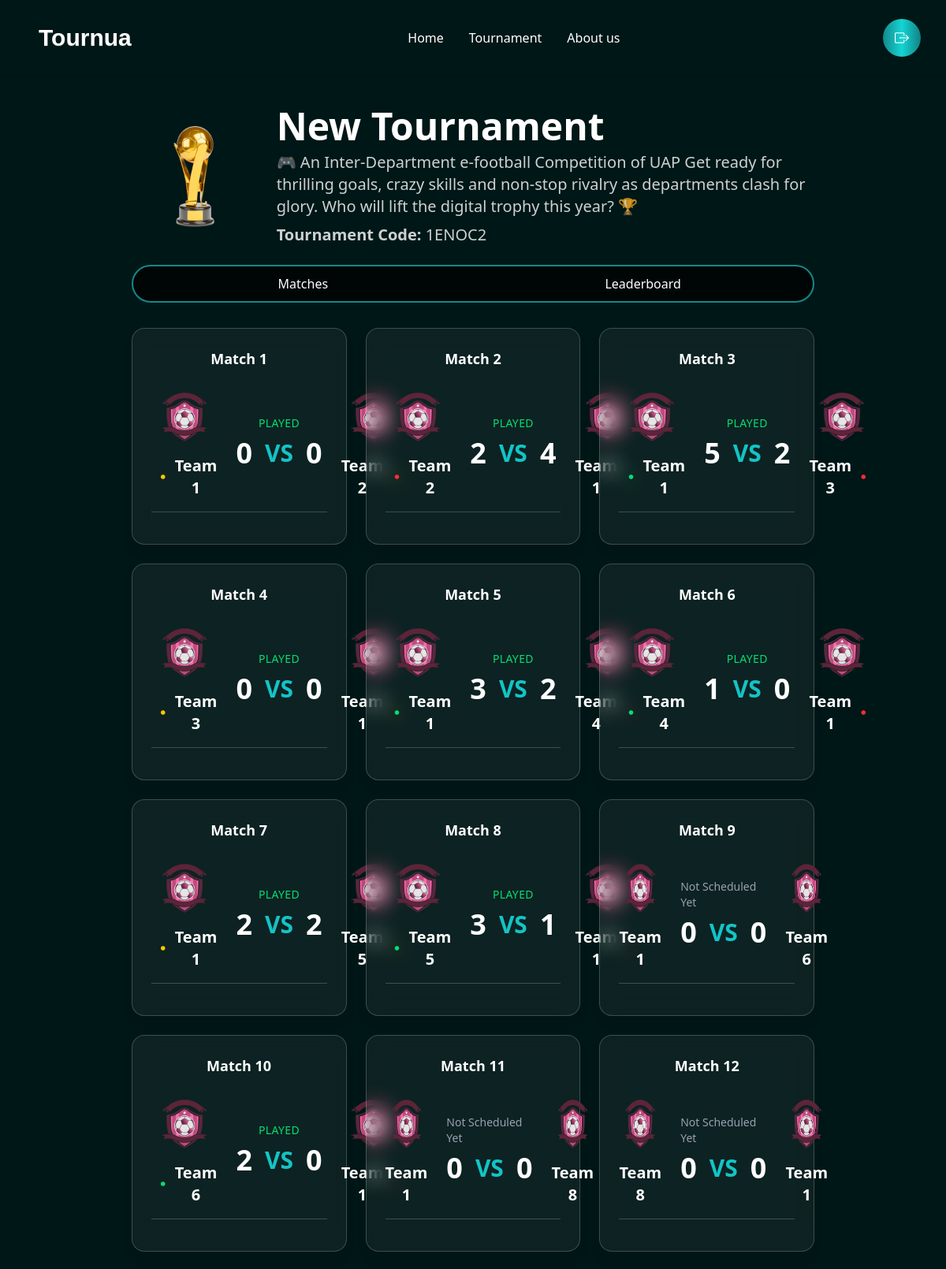
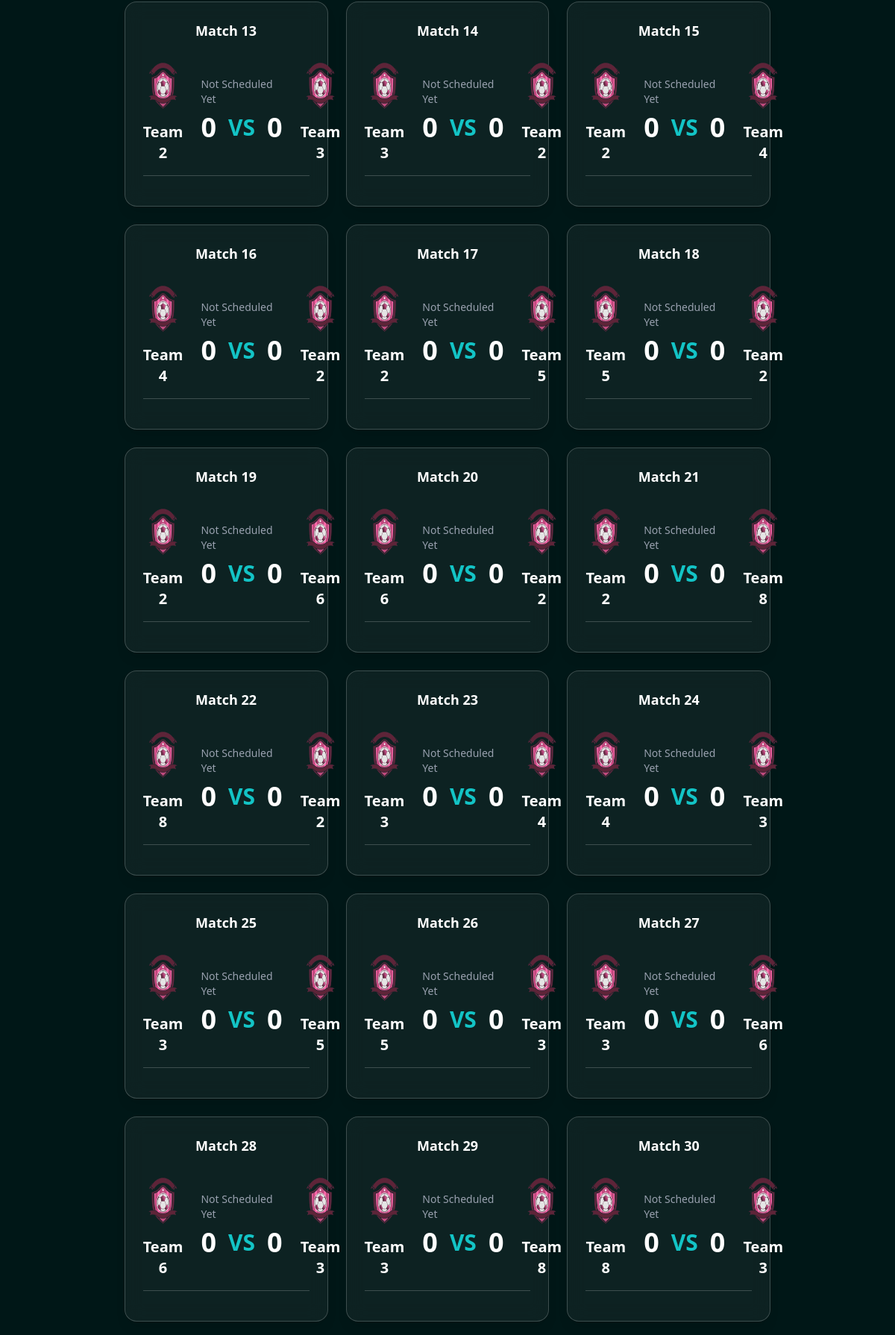
Page /Tournua/tournament/16 (upper part) on the committed database (2 pictures, top to bottom).
### tournua/models.py (models this page shows, shortened)
class Tournament(models.Model):
    user = models.ForeignKey(UserAccount, on_delete=models.CASCADE, related_name="tournaments")
    code = models.CharField(max_length=8, unique=True, editable=False)
    name = models.CharField(max_length=200)
    description = models.TextField(blank=True)
    trophy = models.ImageField(upload_to="trophies/", blank=True, null=True)
    tournament_type = models.CharField(max_length=50, choices=[("online", "Online"), ("offline", "Offline")])
    player_type = models.CharField(max_length=50, choices=[("single", "Single"), ("team", "Team")])
    format = models.CharField(max_length=50, choices=[("Knockout", "Knockout"), ("League", "League")])
    num_groups = models.IntegerField(default=2)
    teams_per_group = models.IntegerField(default=4)
    created_at = models.DateTimeField(auto_now_add=True)
    participants = models.ManyToManyField(UserAccount, related_name="joined_tournaments", blank=True)

class Match(models.Model):
    tournament = models.ForeignKey(Tournament, on_delete=models.CASCADE, related_name="matches")
    team1 = models.ForeignKey(Team, on_delete=models.CASCADE, related_name="team1_matches")
    team2 = models.ForeignKey(Team, on_delete=models.CASCADE, related_name="team2_matches")
    match_date = models.DateTimeField(blank=True, null=True)  # optional
    team1_score = models.IntegerField(default=0)
    team2_score = models.IntegerField(default=0)
    played = models.BooleanField(default=False)
    created_at = models.DateTimeField(auto_now_add=True)

class Team(models.Model):
    tournament = models.ForeignKey(Tournament, on_delete=models.CASCADE, related_name="teams")
    name = models.CharField(max_length=200)
    logo = models.ImageField(upload_to="team_logos/", blank=True, null=True)

### tournua/views.py (the view)
# urls.py: path("tournament/<int:tournament_id>", views.tournament_view, name="viewTournament"),
def tournament_view(request, tournament_id):
    user = None
    user_id = request.session.get("user_id")
    if user_id:
        try:
            user = UserAccount.objects.get(id=user_id)
        except UserAccount.DoesNotExist:
            user = None
    tournament = get_object_or_404(Tournament, id=tournament_id)
    matches = Match.objects.filter(tournament=tournament).select_related('team1', 'team2').order_by('created_at')
    is_creator = user and tournament.user == user
    context = {
        'tournament': tournament,
        'matches': matches,
        'user': user,
        'is_creator': is_creator
    }
    return render(request, 'view.html', context)

### template/view.html (shortened to what this page needs)
{% load static %}
<!DOCTYPE html>
<html lang="en">
<head>
<link href="https://cdn.jsdelivr.net/npm/daisyui@5" rel="stylesheet" type="text/css" />
<script src="https://cdn.jsdelivr.net/npm/@tailwindcss/browser@4"></script>
<link rel="stylesheet" href="https://cdn.jsdelivr.net/npm/bootstrap-icons@1.13.1/font/bootstrap-icons.min.css">
<link rel="stylesheet" href="{% static 'css/style.css' %}">
</head>
<body class="bg-[#001717]">
<header>
  <div class="navbar shadow-sm px-4 py-4 lg:px-8 lg:py-6 flex justify-between items-center">
    <a class="btn btn-ghost text-2xl lg:text-3xl text-white font-cs-gelios">Tournua</a>
    <div class="hidden lg:flex gap-8 text-white font-medium">
      <a href="#">Home</a>
      <a href="#">Tournament</a>
      <a href="#">About us</a>
    </div>
    <a href="{% url 'logout' %}" class="relative inline-flex items-center justify-center w-10 h-10 lg:w-12 lg:h-12 text-white bg-black rounded-full">
      <span class="absolute inset-0 rounded-full p-[2px] bg-gradient-to-r from-[#13898B] via-[#14D5D4] via-[#0C6083] to-[#118285]"></span>
      <span class="relative z-10 flex items-center justify-center w-full h-full rounded-full">
        <i class="bi bi-box-arrow-right text-lg"></i>
      </span>
    </a>
  </div>
</header>
<main class="flex flex-col items-center px-4 py-10 gap-10 lg:px-20">
  <div class="mx-auto h-auto w-10/12  bg-cover bg-center">
    <div class="flex flex-col sm:flex-row sm:items-center gap-4 sm:gap-6">
      <img src="{% static 'trophies/Trophy1.png' %}" alt="Trophy" class="w-24 sm:w-32 lg:w-40 object-contain mx-auto sm:mx-0">
      <div class="text-white text-center sm:text-left space-y-2">
        <p class="text-3xl sm:text-4xl lg:text-5xl font-semibold">{{ tournament.name }}</p>
        <p class="text-lg sm:text-xl text-white/80">{{ tournament.description }}</p>
        <p class="text-lg sm:text-xl text-white/80"><b>Tournament Code:</b> {{ tournament.code }}</p>
      </div>
    </div>
    <div class="w-full flex rounded-3xl border-2 border-[#13898B] overflow-hidden text-white bg-black/70 backdrop-blur-md mt-6">
      <button class="w-1/2 py-2.5 font-medium text-center transition-all duration-200 hover:bg-[#13898B]/30 focus:bg-[#13898B] focus:text-white">
        Matches
      </button>
      <a href="{% url 'leaderboard' tournament.id %}" class="w-1/2 py-2.5 font-medium text-center transition-all duration-200 hover:bg-[#13898B]/30 focus:bg-[#13898B] focus:text-white">
        Leaderboard
      </a>
    </div>
    <div class="grid grid-cols-1 sm:grid-cols-2 lg:grid-cols-3 gap-6 mt-8">
      {% for match in matches %}
      <div class="bg-white/5 backdrop-blur-md rounded-2xl border border-white/20 p-6 hover:scale-[1.02] hover:bg-white/20 transition duration-300 shadow-lg hover:border-[#13898B]">
        <p class="text-white text-center text-lg font-semibold mb-5">
          Match {{ forloop.counter }}
        </p>
        <div class="flex flex-col sm:flex-row items-center justify-between gap-4 sm:gap-6 w-full">
          <div class="flex flex-col items-center justify-center space-y-2">
            <img src="{% static 'trophies/Logo1.png' %}" alt="Team 1 Logo" class="w-16 h-16 sm:w-20 sm:h-20">
            <div class="flex items-center justify-center">
              {% if match.played %}
                {% if match.team1_score > match.team2_score %}
                  <i class="bi bi-dot text-green-400 text-3xl"></i>
                {% elif match.team1_score < match.team2_score %}
                  <i class="bi bi-dot text-red-500 text-3xl"></i>
                {% else %}
                  <i class="bi bi-dot text-yellow-400 text-3xl"></i>
                {% endif %}
              {% endif %}
              <p class="text-lg sm:text-xl text-white font-semibold text-center">{{ match.team1.name }}</p>
            </div>
          </div>
          <div class="flex flex-col items-center gap-2 text-white">
            {% if match.played %}
              <p class="text-sm text-green-400 font-medium uppercase tracking-wide">Played</p>
            {% elif match.match_date %}
              <p class="text-sm text-yellow-300 font-medium">{{ match.match_date|date:"M d, Y h:i A" }}</p>
            {% else %}
              <p class="text-sm text-gray-400 font-medium">Not Scheduled Yet</p>
            {% endif %}
            <div class="flex items-center gap-4 text-3xl sm:text-4xl font-bold">
              <span>{{ match.team1_score|default_if_none:"-" }}</span>
              <span class="text-[#13C4C6] text-2xl sm:text-3xl">VS</span>
              <span>{{ match.team2_score|default_if_none:"-" }}</span>
            </div>
          </div>
          <div class="flex flex-col items-center justify-center space-y-2">
            <img src="{% static 'trophies/Logo1.png' %}" alt="Team 2 Logo" class="w-16 h-16 sm:w-20 sm:h-20">
            <div class="flex items-center justify-center">
              <p class="text-lg sm:text-xl text-white font-semibold text-center">{{ match.team2.name }}</p>
              {% if match.played %}
                {% if match.team2_score > match.team1_score %}
                  <i class="bi bi-dot text-green-400 text-3xl"></i>
                {% elif match.team2_score < match.team1_score %}
                  <i class="bi bi-dot text-red-500 text-3xl"></i>
                {% else %}
                  <i class="bi bi-dot text-yellow-400 text-3xl"></i>
                {% endif %}
              {% endif %}
            </div>
          </div>
        </div>
        <hr class="my-4 border-white/20">
      </div>
      {% endfor %}
    </div>
  </div>
</main>
</body>
</html>

### static/css/style.css (style rules this page uses)
.font-cs-gelios { font-family: "CS Gelios", sans-serif; }

### rows in the picture
Tournament: name "New Tournament", description "🎮 An Inter-Department e-football Competition of UAP Get ready for thrilling goals, crazy skills and non-stop rivalry as departments clash for glory. Who will lift the digital trophy this year? 🏆", code "1ENOC2"
Match: played True (drawn), team1.name "Team 1", team1_score "0", team2_score "0", team2.name "Team 2"
Match: played True (drawn), team1.name "Team 2", team1_score "2", team2_score "4", team2.name "Team 1"
Match: played True (drawn), team1.name "Team 1", team1_score "5", team2_score "2", team2.name "Team 3"
Match: played True (drawn), team1.name "Team 3", team1_score "0", team2_score "0", team2.name "Team 1"
Match: played True (drawn), team1.name "Team 1", team1_score "3", team2_score "2", team2.name "Team 4"
Match: played True (drawn), team1.name "Team 4", team1_score "1", team2_score "0", team2.name "Team 1"
Match: played True (drawn), team1.name "Team 1", team1_score "2", team2_score "2", team2.name "Team 5"
Match: played True (drawn), team1.name "Team 5", team1_score "3", team2_score "1", team2.name "Team 1"
Match: team1.name "Team 1", played "Not Scheduled Yet", team1_score "0", team2_score "0", team2.name "Team 6"
Match: played True (drawn), team1.name "Team 6", team1_score "2", team2_score "0", team2.name "Team 1"
Match: team1.name "Team 1", played "Not Scheduled Yet", team1_score "0", team2_score "0", team2.name "Team 8"
Match: team1.name "Team 8", played "Not Scheduled Yet", team1_score "0", team2_score "0", team2.name "Team 1"
Match: team1.name "Team 2", played "Not Scheduled Yet", team1_score "0", team2_score "0", team2.name "Team 3"
Match: team1.name "Team 3", played "Not Scheduled Yet", team1_score "0", team2_score "0", team2.name "Team 2"
Match: team1.name "Team 2", played "Not Scheduled Yet", team1_score "0", team2_score "0", team2.name "Team 4"
Match: team1.name "Team 4", played "Not Scheduled Yet", team1_score "0", team2_score "0", team2.name "Team 2"
Match: team1.name "Team 2", played "Not Scheduled Yet", team1_score "0", team2_score "0", team2.name "Team 5"
Match: team1.name "Team 5", played "Not Scheduled Yet", team1_score "0", team2_score "0", team2.name "Team 2"
Match: team1.name "Team 2", played "Not Scheduled Yet", team1_score "0", team2_score "0", team2.name "Team 6"
Match: team1.name "Team 6", played "Not Scheduled Yet", team1_score "0", team2_score "0", team2.name "Team 2"
Match: team1.name "Team 2", played "Not Scheduled Yet", team1_score "0", team2_score "0", team2.name "Team 8"
Match: team1.name "Team 8", played "Not Scheduled Yet", team1_score "0", team2_score "0", team2.name "Team 2"
Match: team1.name "Team 3", played "Not Scheduled Yet", team1_score "0", team2_score "0", team2.name "Team 4"
Match: team1.name "Team 4", played "Not Scheduled Yet", team1_score "0", team2_score "0", team2.name "Team 3"
Match: team1.name "Team 3", played "Not Scheduled Yet", team1_score "0", team2_score "0", team2.name "Team 5"
Match: team1.name "Team 5", played "Not Scheduled Yet", team1_score "0", team2_score "0", team2.name "Team 3"
Match: team1.name "Team 3", played "Not Scheduled Yet", team1_score "0", team2_score "0", team2.name "Team 6"
Match: team1.name "Team 6", played "Not Scheduled Yet", team1_score "0", team2_score "0", team2.name "Team 3"
Match: team1.name "Team 3", played "Not Scheduled Yet", team1_score "0", team2_score "0", team2.name "Team 8"
Match: team1.name "Team 8", played "Not Scheduled Yet", team1_score "0", team2_score "0", team2.name "Team 3"
